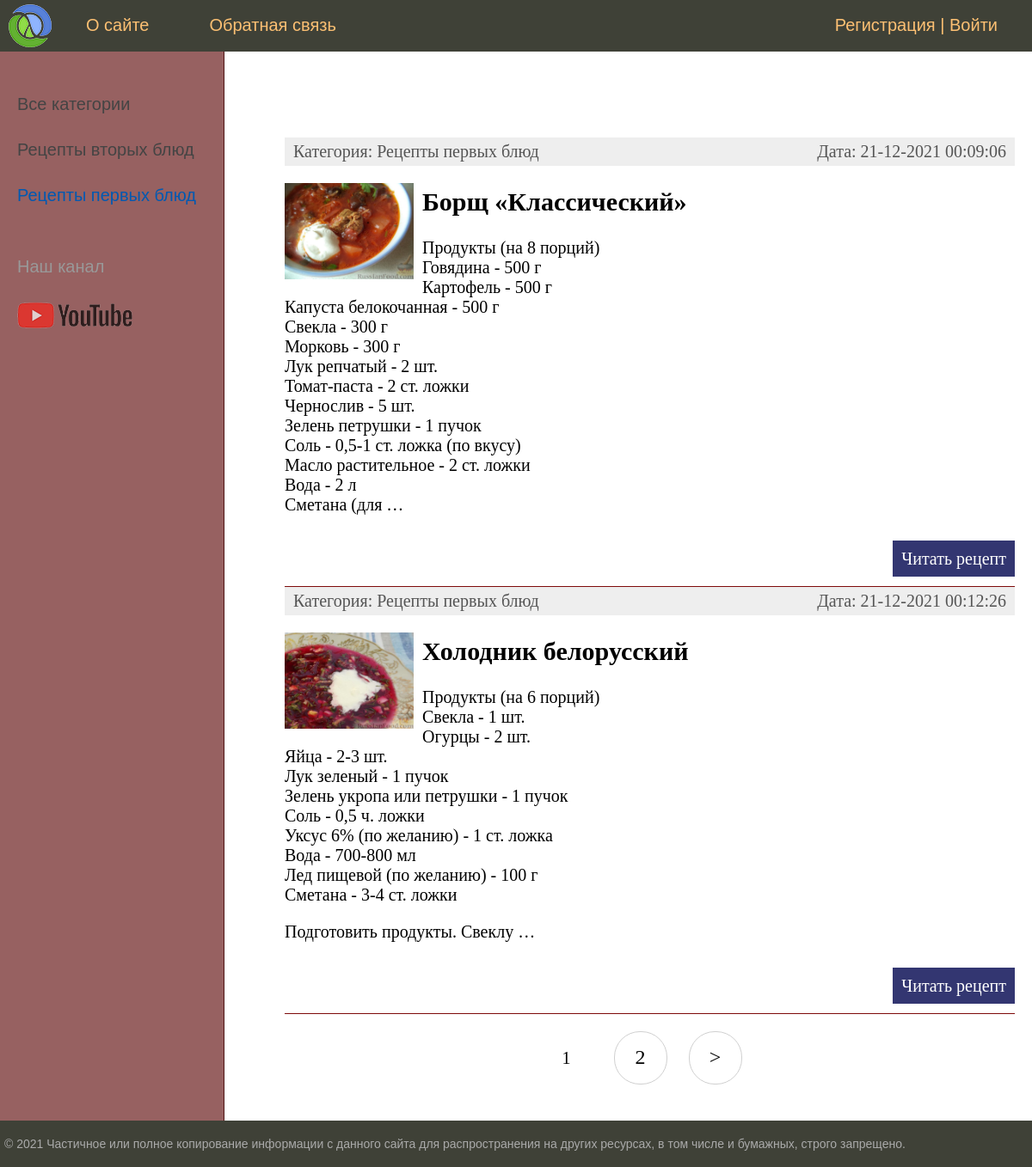
/category/recepty-pervyh-blyud/, run on the app's committed database.
### post/models.py (models this page shows, shortened)
class Category(models.Model):
    name = models.CharField(max_length=100, db_index=True, verbose_name="Категории")
    slug = models.SlugField(max_length=255, unique=True, db_index=True, verbose_name="URL")
    def __str__(self):
        return self.name
    def get_absolute_url(self):
        return reverse('category', kwargs={'cat_slug': self.slug})
    class Meta:
        verbose_name = 'Категория'
        verbose_name_plural = 'Категории'
        ordering = ['id']

class Recipe(models.Model):
    title = models.CharField(max_length=255, verbose_name="Заголовок")
    slug = models.SlugField(max_length=255, unique=True, db_index=True, verbose_name="URL")
    content = models.TextField(blank=True, verbose_name="Рецепт")
    photo = models.ImageField(upload_to="photos/%Y/%m/%d/", verbose_name="Фото")
    time_create = models.DateTimeField(auto_now_add=True, verbose_name="Время создания")
    time_update = models.DateTimeField(auto_now=True, verbose_name="Время изменения")
    is_published = models.BooleanField(default=True, verbose_name="Публикация")
    cat = models.ForeignKey('Category', on_delete=models.PROTECT, verbose_name="Категории")
    def get_absolute_url(self):
            return reverse('post', kwargs={'post_slug': self.slug})
    class Meta:
        verbose_name = 'Рецепт'
        verbose_name_plural = 'Рецепты'
        ordering = ['id']

### post/views.py (the view)
# urls.py: path('category/<slug:cat_slug>/', RecipeCategory.as_view(), name='category'),
class RecipeCategory(DataMixin, ListView):
    model = Recipe
    template_name = 'post/index.html'
    context_object_name = 'posts'
    allow_empty = False
    def get_queryset(self):
        return Recipe.objects.filter(cat__slug=self.kwargs['cat_slug'], is_published=True).select_related('cat')
    def get_context_data(self, *, object_list=None, **kwargs):
        context = super().get_context_data(**kwargs)
        c = Category.objects.get(slug=self.kwargs['cat_slug'])
        c_def = self.get_user_context(title='Категория - ' + str(c.name),
                                      cat_selected=c.pk)
        return context | c_def

### post/utils.py (called while the page is built)
    def get_user_context(self, **kwargs):
        context = kwargs
        cats = Category.objects.annotate(Count('recipe'))
        user_menu = menu.copy()
        if not self.request.user.is_authenticated:
            user_menu.pop(1)
        context['menu'] = user_menu
        context['cats'] = cats
        if 'cat_selected' not in context:
            context['cat_selected'] = 0
        return context

### post/templates/post/index.html (shortened to what this page needs)
{% extends 'post/base.html' %}
{% block content %}
<ul class="list-articles">
	{% for p in posts %}
			<li><div class="article-panel">
	<p class="first">Категория: {{p.cat}}</p>
	<p class="last">Дата: {{p.time_update|date:"d-m-Y H:i:s"}}</p>
</div>
{% if p.photo %}
	<p><img class="img-article-left thumb" src="{{p.photo.url}}"></p>
{% endif %}
				<h2>{{p.title}}</h2>
	{% autoescape on %}
	{{p.content|linebreaks|truncatewords:50}}
	{% endautoescape %}
			<p class="link-read-post"><a href="{{ p.get_absolute_url }}">Читать рецепт</a></p>
			</li>
	{% endfor %}
</ul>
{% endblock %}

### post/templates/post/base.html (shortened to what this page needs)
{% load static %}
{% load post_tags %}
<!DOCTYPE html>
<html>
<head>
	<link type="text/css" href="{% static 'post/css/styles.css' %}" rel="stylesheet" />
</head>
<body>
<table class="table-page" border=0 cellpadding="0" cellspacing="0">
<tr><td valign=top>
{% block mainmenu %}
		<div class="header">
			<ul id="mainmenu" class="mainmenu">
			<li class="logo"><a href="{% url 'home' %}"><div class="logo"></div></a></li>
{% for m in menu %}
			<li><a href="{% url m.url_name %}">{{m.title}}</a></li>
{% endfor %}
				{% if request.user.is_authenticated %}
				<li class="last"> {{user.username}} | <a href="{% url 'logout' %}">Выйти</a></li>
				{% else %}
				<li class="last"><a href="{% url 'register' %}">Регистрация</a> | <a href="{% url 'login' %}">Войти</a></li>
				{% endif %}
			</ul>
		</div>
{% endblock mainmenu %}
<table class="table-content" border=0 cellpadding="0" cellspacing="0">
<tr>
	<td valign="top" class="left-chapters">
	<ul id="leftchapters">
{% if cat_selected == 0 %}
		<li class="selected">Все категории</li>
{% else %}
		<li><a href="{% url 'home' %}">Все категории</a></li>
{% endif %}
{% for c in cats %}
{% if c.recipe__count > 0 %}
	{% if c.pk == cat_selected %}
		<li class="selected">{{c.name}}</li>
	{% else %}
		<li><a href="{{ c.get_absolute_url }}">{{c.name}}</a></li>
	{% endif %}
{% endif %}
{% endfor %}
		<li class="share">
		<p>Наш канал</p>
		<a class="share-yt" href="https://www.youtube.com/channel/UCvGIDOS-qst0BHeLG-RX5YA" target="_blank" rel="nofollow"></a>
		</li>
	</ul>
</td>
<td valign="top" class="content">
	<div class="content-text">
{% block content %}
{% endblock %}
{% if page_obj.has_other_pages %}
<nav class="list-pages">
    <ul>
        {% for p in paginator.page_range %}
		{% if page_obj.number == p %}
        <li class="page-num page-num-selected">{{ p }}</li>
		{% elif p >= page_obj.number|add:-2 and p <= page_obj.number|add:2  %}
        <li class="page-num">
        <a href="?page={{ p }}">{{ p }}</a>
        </li>
		{% endif %}
        {% endfor %}
{% if page_obj.has_next %}
<li class="page-num">
	<a href="?page={{ page_obj.next_page_number }}">&gt;</a>
</li>
{% endif %}
    </ul>
</nav>
{% endif %}
	</div>
</td></tr></table>
</td></tr>
<tr><td valign=top>
	<div id="footer">
		<p>&copy; 2021 Частичное или полное копирование информации с данного сайта для распространения на других ресурсах, в том числе и бумажных, строго запрещено.</p>
	</div>
</td></tr></table>
</body>
</html>

### post/static/post/css/styles.css (style rules this page uses)
html, body { font-family: 'Arial'; margin: 0; padding: 0; height: 100%; width: 100%; color: rgb(107, 53, 53); }
a { color: #0059b2; text-decoration: none; }
img { max-width: 600px; height: auto; }
img.img-article-left { max-width: 300px; height: auto; float: left; padding: 0 10px 10px 0; }
img.img-article-left.thumb { max-width: 150px; height: auto; }
p.link-read-post { text-align: right; }
p.link-read-post a { padding: 10px; min-width: 100px; background: #333671; color: #fff; text-decoration: none; }
div.article-panel { background: #eee; padding: 5px 10px 5px 10px; box-sizing border-box; overflow: hidden; color: #555; }
div.article-panel p.first { margin: 0; float: left; }
div.article-panel p.last { margin: 0; float: right; }
ul.list-articles { list-style: none; margin: 0; padding: 0; }
ul.list-articles li { border-bottom: 1px solid rgb(126, 10, 10); }
.table-page { width: 100%; height: 100%; vertical-align: top; }
.table-page tr { height: 100%; }
.header { background: #3F4137; height: 60px; }
.logo { background: url('../images/logo.png') no-repeat 10px 5px; width: 70px; height: 60px; }
ul.mainmenu { list-style: none; margin: 0; padding: 0; height: 60px; color: #fdc073; font-size: 20px; overflow: hidden; }
ul.mainmenu li { float: left; margin: 18px 40px 0 30px; }
ul.mainmenu li.logo { margin: 0; }
ul.mainmenu li.last { float: right; }
ul.mainmenu li a { color: #fdc073; text-decoration: none; }
.table-content { width: 100%; min-height: 100%; height: 100%; }
.left-chapters { margin: 0; background: rgb(151, 97, 97); border-right: 1px solid rgb(80, 21, 21); min-height: 100%; }
.left-chapters ul { width: 230px; min-height: 100%; margin: 0; padding: 20px 10px 10px 20px; list-style: none; font-size: 20px; }
.left-chapters ul li { margin: 30px 0 0 0; color: #999; }
.left-chapters ul li.selected { color: #0059b2; }
.left-chapters ul li a { color: #444; text-decoration: none; }
.left-chapters ul li.share { margin: 60px 0 0 0; }
.left-chapters ul li.share p { margin: 30px 0 30px 0; }
.left-chapters ul li.share a { display: inline-block; width: 40px; height: 40px; margin: 0 20px 0 0; }
.left-chapters ul li.share a.share-yt { width: 100%; height: 30px; background: url('../images/share_yt.png') no-repeat 0 0 }
.content { padding: 40px 20px 20px 40px; width: 100%; box-sizing: border-box; }
.content-text { margin: 60px 0 0 30px; color: #000; font-size: 20px; font-family: Yandex Sans Display Light; }
#footer { box-sizing: border-box; background: #3F4137; padding: 5px; color: #aaa; font-size: 14px; font-family: Verdana, Geneva, Arial, Helvetica; text-align: left; overflow: hidden; }
.list-pages { text-align: center; margin: 0 0 20px 0; }
.list-pages ul { margin: 20px 0 0 0; padding: 0; list-style: none; }
.list-pages ul li { display: inline-block; margin: 0 20px 0 0; }
.list-pages a { color: #000; font-size: 24px; text-decoration: none; }
.list-pages .page-num, .page-num-selected { display: inline-block; width: 60px; height: 44px; padding: 16px 0 0 0; border: 1px solid #d0d0d0; border-radius: 30px; }
.list-pages .page-num-selected { border: none; color: #000; font-size: 20px; }

### data on the page
Category: name "Рецепты вторых блюд"
Category: name "Рецепты первых блюд"
Recipe: cat "Рецепты первых блюд", time_update "21-12-2021 00:09:06", photo (picture), title "Борщ «Классический»", content "Продукты (на 8 порций) Говядина - 500 г Картофель - 500 г Капуста белокочанная - 500 г Свекла - 300 г Морковь - 300 г Лук репчатый - 2 шт. Томат-паста - 2 ст. ложки Чернослив - 5 шт. Зелень петрушки - 1 пучок Соль - 0,5-1 ст. ложка (по вкусу) Масло растительное - 2 ст. ложки Вода - 2 л Сметана (для …"
Recipe: cat "Рецепты первых блюд", time_update "21-12-2021 00:12:26", photo (picture), title "Холодник белорусский", content "Продукты (на 6 порций) Свекла - 1 шт. Огурцы - 2 шт. Яйца - 2-3 шт. Лук зеленый - 1 пучок Зелень укропа или петрушки - 1 пучок Соль - 0,5 ч. ложки Уксус 6% (по желанию) - 1 ст. ложка Вода - 700-800 мл Лед пищевой (по желанию) - 100 г Сметана - 3-4 ст. ложки Подготовить продукты. Свеклу …"

### other printed values
{{ m.title }} "О сайте" "Обратная связь"
{{ p }} "1"
{{ p }} "2"
